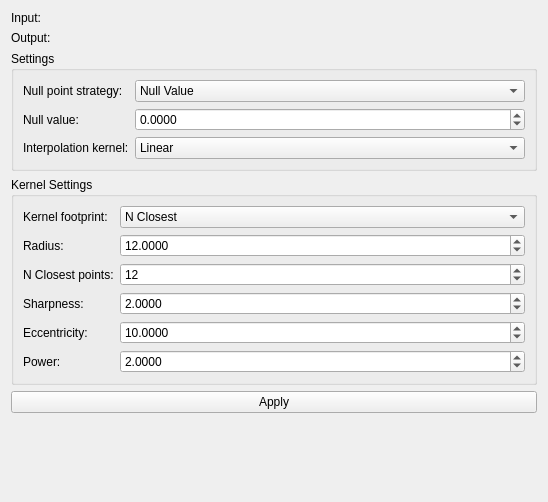
<?xml version="1.0" encoding="UTF-8"?>
<ui version="4.0">
 <class>qSlicerInterpolationModuleWidget</class>
 <widget class="qSlicerWidget" name="qSlicerInterpolationModuleWidget">
  <property name="geometry">
   <rect>
    <x>0</x>
    <y>0</y>
    <width>548</width>
    <height>502</height>
   </rect>
  </property>
  <property name="windowTitle">
   <string>Form</string>
  </property>
  <layout class="QVBoxLayout" name="verticalLayout">
   <item>
    <layout class="QFormLayout" name="formLayout_3">
     <item row="0" column="0">
      <widget class="QLabel" name="label">
       <property name="text">
        <string>Input:</string>
       </property>
      </widget>
     </item>
     <item row="0" column="1">
      <widget class="qMRMLNodeComboBox" name="inputNodeSelector">
       <property name="nodeTypes">
        <stringlist>
         <string>vtkMRMLScalarVolumeNode</string>
         <string>vtkMRMLModelNode</string>
         <string>vtkMRMLMarkupsNode</string>
        </stringlist>
       </property>
       <property name="addEnabled">
        <bool>false</bool>
       </property>
       <property name="removeEnabled">
        <bool>true</bool>
       </property>
      </widget>
     </item>
     <item row="1" column="0">
      <widget class="QLabel" name="label_2">
       <property name="text">
        <string>Output:</string>
       </property>
      </widget>
     </item>
     <item row="1" column="1">
      <widget class="qMRMLNodeComboBox" name="outputNodeSelector">
       <property name="nodeTypes">
        <stringlist>
         <string>vtkMRMLScalarVolumeNode</string>
         <string>vtkMRMLModelNode</string>
         <string>vtkMRMLMarkupsNode</string>
        </stringlist>
       </property>
       <property name="addEnabled">
        <bool>false</bool>
       </property>
       <property name="removeEnabled">
        <bool>true</bool>
       </property>
      </widget>
     </item>
    </layout>
   </item>
   <item>
    <widget class="QGroupBox" name="settingsGroupBox">
     <property name="title">
      <string>Settings</string>
     </property>
     <layout class="QFormLayout" name="formLayout_4">
      <item row="1" column="0">
       <widget class="QLabel" name="nullPointStrategyLabel">
        <property name="text">
         <string>Null point strategy:</string>
        </property>
       </widget>
      </item>
      <item row="1" column="1">
       <widget class="QComboBox" name="nullPointStrategyComboBox">
        <item>
         <property name="text">
          <string>Null Value</string>
         </property>
        </item>
        <item>
         <property name="text">
          <string>Closest Point</string>
         </property>
        </item>
        <item>
         <property name="text">
          <string>Mask Points</string>
         </property>
        </item>
       </widget>
      </item>
      <item row="2" column="0">
       <widget class="QLabel" name="nullPointLabel">
        <property name="text">
         <string>Null value:</string>
        </property>
       </widget>
      </item>
      <item row="2" column="1">
       <widget class="QDoubleSpinBox" name="nullPointDoubleSpinBox">
        <property name="decimals">
         <number>4</number>
        </property>
        <property name="minimum">
         <double>-999999.000000000000000</double>
        </property>
        <property name="maximum">
         <double>999999.000000000000000</double>
        </property>
       </widget>
      </item>
      <item row="3" column="0">
       <widget class="QLabel" name="interpolationKernelLabel">
        <property name="text">
         <string>Interpolation kernel:</string>
        </property>
       </widget>
      </item>
      <item row="3" column="1">
       <widget class="QComboBox" name="kernelComboBox">
        <item>
         <property name="text">
          <string>Linear</string>
         </property>
        </item>
        <item>
         <property name="text">
          <string>Gaussian</string>
         </property>
        </item>
        <item>
         <property name="text">
          <string>Ellipsoidal Gaussian</string>
         </property>
        </item>
        <item>
         <property name="text">
          <string>Probabilistic Voronoi</string>
         </property>
        </item>
        <item>
         <property name="text">
          <string>Shepard</string>
         </property>
        </item>
       </widget>
      </item>
     </layout>
    </widget>
   </item>
   <item>
    <widget class="QGroupBox" name="kernelSettingsGroupBox">
     <property name="title">
      <string>Kernel Settings</string>
     </property>
     <layout class="QFormLayout" name="formLayout">
      <item row="2" column="0">
       <widget class="QLabel" name="radiusLabel">
        <property name="text">
         <string>Radius:</string>
        </property>
       </widget>
      </item>
      <item row="2" column="1">
       <widget class="QDoubleSpinBox" name="radiusDoubleSpinBox">
        <property name="toolTip">
         <string>Radius within which the basis points must lie</string>
        </property>
        <property name="decimals">
         <number>4</number>
        </property>
        <property name="minimum">
         <double>0.000100000000000</double>
        </property>
        <property name="maximum">
         <double>999999.000000000000000</double>
        </property>
        <property name="value">
         <double>12.000000000000000</double>
        </property>
       </widget>
      </item>
      <item row="1" column="0">
       <widget class="QLabel" name="kernelFootprintLabel">
        <property name="text">
         <string>Kernel footprint:</string>
        </property>
       </widget>
      </item>
      <item row="1" column="1">
       <widget class="QComboBox" name="kernelFootPrintComboBox">
        <item>
         <property name="text">
          <string>N Closest</string>
         </property>
        </item>
        <item>
         <property name="text">
          <string>Radius</string>
         </property>
        </item>
       </widget>
      </item>
      <item row="5" column="0">
       <widget class="QLabel" name="eccentricityLabel">
        <property name="text">
         <string>Eccentricity:</string>
        </property>
       </widget>
      </item>
      <item row="4" column="0">
       <widget class="QLabel" name="sharpnessLabel">
        <property name="text">
         <string>Sharpness:</string>
        </property>
       </widget>
      </item>
      <item row="4" column="1">
       <widget class="QDoubleSpinBox" name="sharpnessDoubleSpinBox">
        <property name="toolTip">
         <string>As the sharpness increases the effects of distant points are reduced</string>
        </property>
        <property name="decimals">
         <number>4</number>
        </property>
        <property name="minimum">
         <double>0.000100000000000</double>
        </property>
        <property name="maximum">
         <double>999999.000000000000000</double>
        </property>
        <property name="value">
         <double>2.000000000000000</double>
        </property>
       </widget>
      </item>
      <item row="5" column="1">
       <widget class="QDoubleSpinBox" name="eccentricityDoubleSpinBox">
        <property name="decimals">
         <number>4</number>
        </property>
        <property name="minimum">
         <double>0.000100000000000</double>
        </property>
        <property name="maximum">
         <double>999999.000000000000000</double>
        </property>
        <property name="value">
         <double>10.000000000000000</double>
        </property>
       </widget>
      </item>
      <item row="3" column="0">
       <widget class="QLabel" name="nClosestLabel">
        <property name="text">
         <string>N Closest points:</string>
        </property>
       </widget>
      </item>
      <item row="3" column="1">
       <widget class="QSpinBox" name="nClosestSpinBox">
        <property name="minimum">
         <number>0</number>
        </property>
        <property name="maximum">
         <number>999999</number>
        </property>
        <property name="value">
         <number>12</number>
        </property>
       </widget>
      </item>
      <item row="6" column="0">
       <widget class="QLabel" name="powerLabel">
        <property name="text">
         <string>Power:</string>
        </property>
       </widget>
      </item>
      <item row="6" column="1">
       <widget class="QDoubleSpinBox" name="powerDoubleSpinBox">
        <property name="decimals">
         <number>4</number>
        </property>
        <property name="minimum">
         <double>-5.000000000000000</double>
        </property>
        <property name="maximum">
         <double>5.000000000000000</double>
        </property>
        <property name="value">
         <double>2.000000000000000</double>
        </property>
       </widget>
      </item>
     </layout>
    </widget>
   </item>
   <item>
    <widget class="QPushButton" name="applyBtn">
     <property name="text">
      <string>Apply</string>
     </property>
    </widget>
   </item>
   <item>
    <spacer name="verticalSpacer">
     <property name="orientation">
      <enum>Qt::Vertical</enum>
     </property>
     <property name="sizeHint" stdset="0">
      <size>
       <width>0</width>
       <height>0</height>
      </size>
     </property>
    </spacer>
   </item>
  </layout>
 </widget>
 <customwidgets>
  <customwidget>
   <class>qMRMLNodeComboBox</class>
   <extends>QWidget</extends>
   <header>qMRMLNodeComboBox.h</header>
   <container>1</container>
  </customwidget>
  <customwidget>
   <class>qSlicerWidget</class>
   <extends>QWidget</extends>
   <header>qSlicerWidget.h</header>
   <container>1</container>
  </customwidget>
 </customwidgets>
 <resources/>
 <connections>
  <connection>
   <sender>qSlicerInterpolationModuleWidget</sender>
   <signal>mrmlSceneChanged(vtkMRMLScene*)</signal>
   <receiver>inputNodeSelector</receiver>
   <slot>setMRMLScene(vtkMRMLScene*)</slot>
   <hints>
    <hint type="sourcelabel">
     <x>262</x>
     <y>159</y>
    </hint>
    <hint type="destinationlabel">
     <x>292</x>
     <y>21</y>
    </hint>
   </hints>
  </connection>
  <connection>
   <sender>qSlicerInterpolationModuleWidget</sender>
   <signal>mrmlSceneChanged(vtkMRMLScene*)</signal>
   <receiver>outputNodeSelector</receiver>
   <slot>setMRMLScene(vtkMRMLScene*)</slot>
   <hints>
    <hint type="sourcelabel">
     <x>262</x>
     <y>159</y>
    </hint>
    <hint type="destinationlabel">
     <x>292</x>
     <y>52</y>
    </hint>
   </hints>
  </connection>
 </connections>
</ui>
